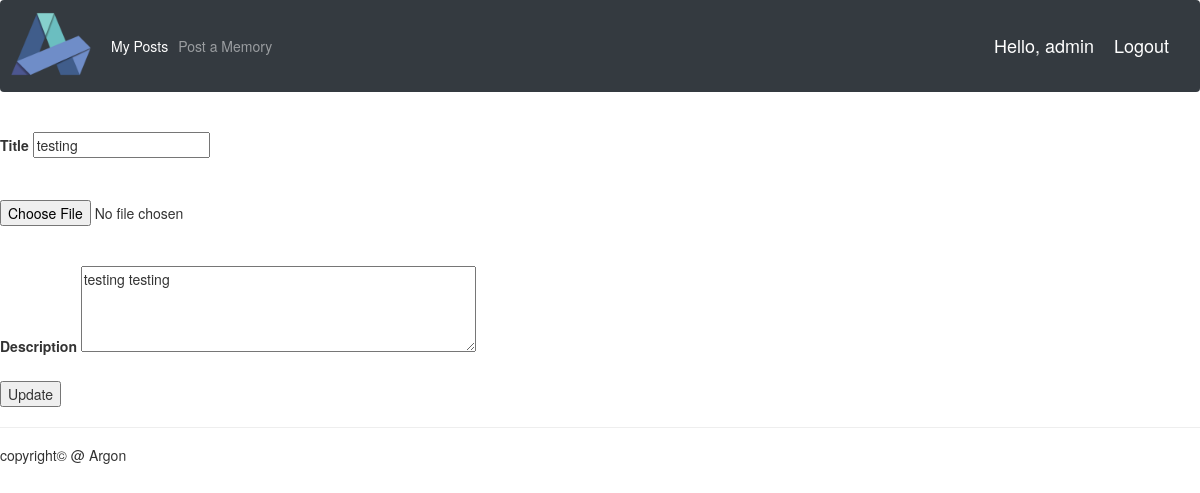
Page /updatepost/8/ (signed in) on the committed database.
### SocialApp/models.py (models this page shows, shortened)
class Users(AbstractUser):
    class Meta:
        verbose_name = "CustomUser"
        verbose_name_plural = "CustomUsers"

class BlogPost(models.Model):
    title = models.CharField(max_length=300)
    description = models.CharField(max_length=1000)
    image = models.ImageField()
    user = models.ForeignKey(Users, on_delete=models.CASCADE, null=True, blank=True)

### SocialApp/views.py (the view, shortened to what this page needs)
# urls.py: path('updatepost/<int:id>/', views.updatePost, name='updatepost'),
@login_required
def updatePost(request, id):
    post = BlogPost.objects.filter(id=id)
    context = {'post': post, 'media_url': settings.MEDIA_URL}
    return render(request, 'update_post.html', context)

### SocialApp/templates/update_post.html (shortened to what this page needs)
{%  extends 'main.html' %}
{% load static %}
{% block content %}
<head>
  <link rel="stylesheet" href="https://maxcdn.bootstrapcdn.com/bootstrap/3.4.1/css/bootstrap.min.css">
</head>
<form method="POST" action="" enctype="multipart/form-data">
    {%for p in post%}
    <br>
    <label>Title</label>
    <input type="text" name="title" value="{{p.title}}">
    <br><br>
    <br>
    <input type="file" name="picture">
    <br><br>
    <label>Description</label>
    <textarea name="description" rows="4" cols="50">{{p.description}}</textarea>
    {%endfor%}
    <br><br>
    <input type="submit" value="Update">
</form>
{% endblock %}

### SocialApp/templates/navbar.html (shortened to what this page needs)
{% load static %}
<head>
  <link rel="stylesheet" href="https://maxcdn.bootstrapcdn.com/bootstrap/3.4.1/css/bootstrap.min.css">
</head>
<nav class="navbar navbar-expand-lg navbar-dark bg-dark">
 <img src="{% static 'img.png' %}" style="width:80px; height:80px;">
  <div class="collapse navbar-collapse" id="navbarNav">
    <ul class="navbar-nav">
      <li class="nav-item active">
        <a class="nav-link" href="{% url 'socialapp:userposts' %}">My Posts</a>
      </li>
      <li class="nav-item">
        <a class="nav-link" href="{% url 'socialapp:newpost' %}">Post a Memory</a>
      </li>
    </ul>
  </div>
  <span class="hello-msg">Hello, {{request.user}}</span>
  <span ><a  class="hello-msg" href="{% url 'socialapp:logout' %}">Logout</a></span>
</nav>

### static/css/main.css (style rules this page uses)
body { background-color: #ebeff5; }

### SocialApp/templates/navbar.html (style rules this page uses)
.hello-msg { font-size: 18px; color: #fff; margin-right: 20px; }

### rows in the picture
Users: user "admin"
BlogPost: title "testing", description "testing testing"
